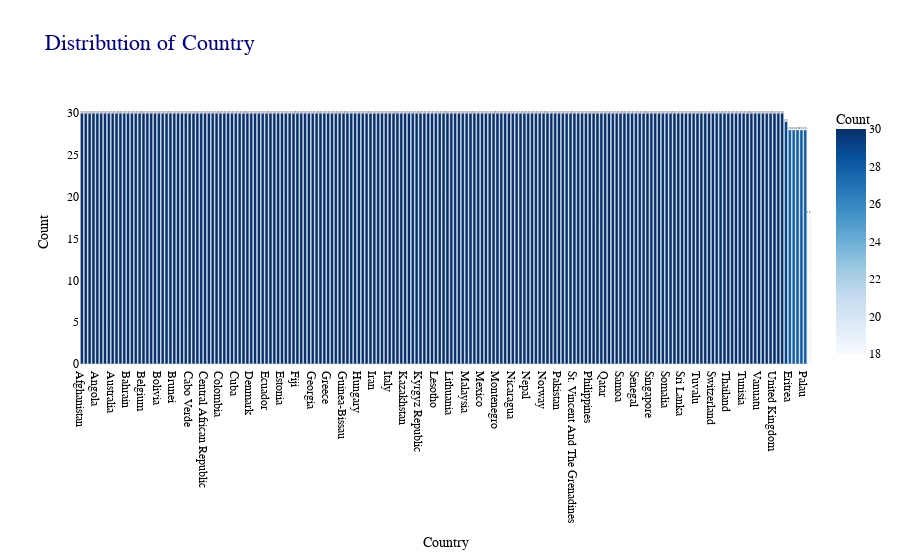
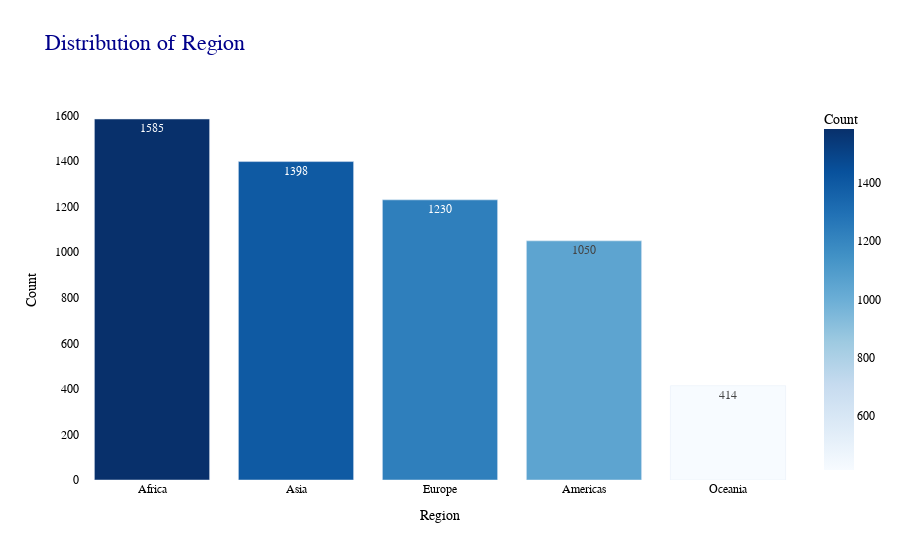
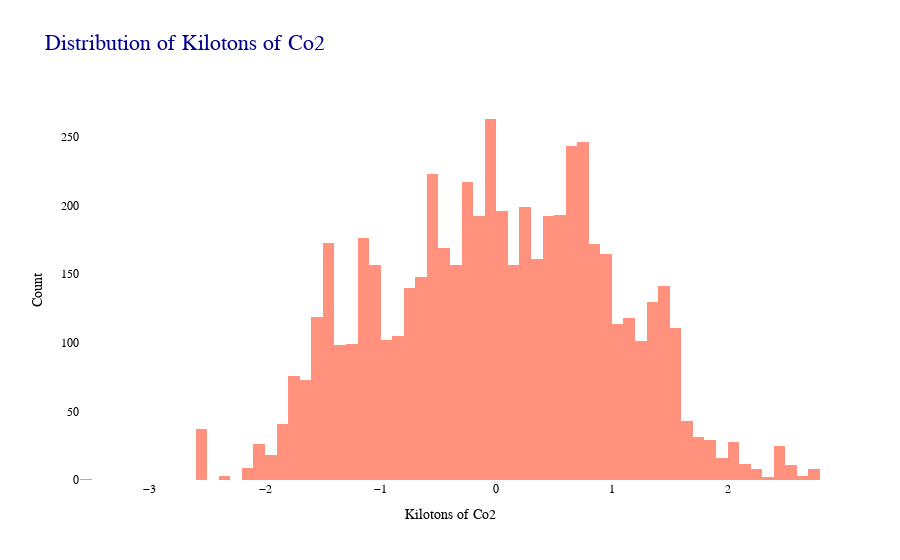
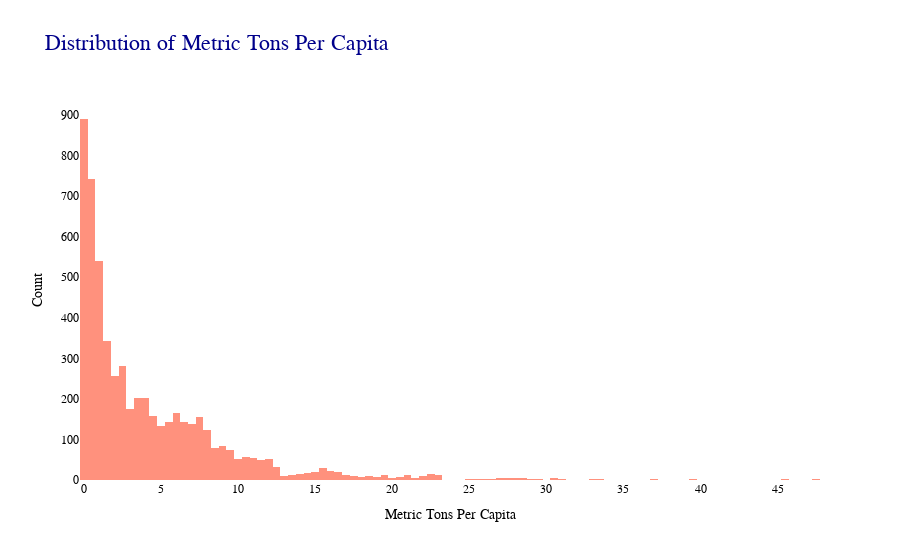

Here is the notebook cell these charts were saved with, in order:
### Markdown cell above
The above countplot shows that each region has equal reresntation in the dataset and that the dataset is balanced

### Code cell
import plotly.express as px
import pandas as pd

# Assuming df is already defined and contains the data

# Define the columns you want to plot
columns = ['Country', 'Region', 'Date', 'Kilotons of Co2', 'Metric Tons Per Capita']

# Iterate through each column and create a bar chart or histogram
for column in columns:
    try:
        if column not in df.columns:
            print(f"Column {column} does not exist in the DataFrame")
            continue

        # Check if the column is suitable for a bar chart (categorical data)
        if df[column].dtype == 'object' or df[column].dtype.name == 'category':
            # Count the occurrences of each unique value
            column_counts = df[column].value_counts().reset_index()
            column_counts.columns = [column, 'count']
            
            # Create a bar chart using plotly.express
            fig = px.bar(
                column_counts,
                x=column,
                y='count',
                title=f'Distribution of {column}',
                labels={column: column, 'count': 'Count'},
                text='count',
                color='count',  # Add color based on 'count'
                color_continuous_scale='Blues'  # Use a color scale for a better look
            )
            
            # Update layout for better readability and aesthetics
            fig.update_layout(
                xaxis_title=column,
                yaxis_title='Count',
                paper_bgcolor='rgba(0,0,0,0)',  # Transparent background
                plot_bgcolor='rgba(0,0,0,0)',  # Transparent plot background
                title_font=dict(size=22, family="Arial", color='darkblue'),
                xaxis={'categoryorder': 'total descending'},
                font=dict(family="Arial", size=12, color='black'),
                bargap=0.2,  # Adjust the space between bars
                showlegend=False  # Hide legend
            )
            
            # Show the figure
            fig.show()

        # For numerical data (histogram)
        elif df[column].dtype in ['int64', 'float64']:
            # Create a histogram for numerical columns
            fig = px.histogram(
                df,
                x=column,
                title=f'Distribution of {column}',
                labels={column: column, 'count': 'Count'},
                color_discrete_sequence=['#FF6347'],  # Change bar color to tomato
                opacity=0.7  # Slight transparency for bars
            )
            
            # Update layout for better readability
            fig.update_layout(
                xaxis_title=column,
                yaxis_title='Count',
                paper_bgcolor='rgba(0,0,0,0)',
                plot_bgcolor='rgba(0,0,0,0)',
                title_font=dict(size=22, family="Arial", color='darkblue'),
                font=dict(family="Arial", size=12, color='black'),
                showlegend=False
            )
            
            # Show the figure
            fig.show()

    except Exception as e:
        print(f"Could not create plot for column {column}: {e}")

### Figure 1 — Plotly figure (JSON) as saved in the notebook; plotly's stock layout.template omitted (floating-point values rounded to 4 significant figures; data arrays with more than 128 entries replaced by an {"elided": "..."} marker saying what was removed)
{"data": [{"alignmentgroup": "True", "hovertemplate": "Country=%{x}<br>Count=%{marker.color}<extra></extra>", "legendgroup": "", "marker": {"color": {"elided": "190 int values"}, "coloraxis": "coloraxis", "pattern": {"shape": ""}}, "name": "", "offsetgroup": "", "orientation": "v", "showlegend": false, "text": {"elided": "190 int values"}, "textposition": "auto", "type": "bar", "x": {"elided": "190 str values"}, "xaxis": "x", "y": {"elided": "190 int values"}, "yaxis": "y"}], "layout": {"bargap": 0.2, "barmode": "relative", "coloraxis": {"colorbar": {"title": {"text": "Count"}}, "colorscale": [[0, "rgb(247,251,255)"], [0.125, "rgb(222,235,247)"], [0.25, "rgb(198,219,239)"], [0.375, "rgb(158,202,225)"], [0.5, "rgb(107,174,214)"], [0.625, "rgb(66,146,198)"], [0.75, "rgb(33,113,181)"], [0.875, "rgb(8,81,156)"], [1, "rgb(8,48,107)"]]}, "font": {"color": "black", "family": "Arial", "size": 12}, "legend": {"tracegroupgap": 0}, "paper_bgcolor": "rgba(0,0,0,0)", "plot_bgcolor": "rgba(0,0,0,0)", "showlegend": false, "title": {"font": {"color": "darkblue", "family": "Arial", "size": 22}, "text": "Distribution of Country"}, "xaxis": {"anchor": "y", "categoryorder": "total descending", "domain": [0, 1], "title": {"text": "Country"}}, "yaxis": {"anchor": "x", "domain": [0, 1], "title": {"text": "Count"}}}}

### Figure 2 — Plotly figure (JSON) as saved in the notebook; plotly's stock layout.template omitted (floating-point values rounded to 4 significant figures)
{"data": [{"alignmentgroup": "True", "hovertemplate": "Region=%{x}<br>Count=%{marker.color}<extra></extra>", "legendgroup": "", "marker": {"color": [1585, 1398, 1230, 1050, 414], "coloraxis": "coloraxis", "pattern": {"shape": ""}}, "name": "", "offsetgroup": "", "orientation": "v", "showlegend": false, "text": [1585, 1398, 1230, 1050, 414], "textposition": "auto", "type": "bar", "x": ["Africa", "Asia", "Europe", "Americas", "Oceania"], "xaxis": "x", "y": [1585, 1398, 1230, 1050, 414], "yaxis": "y"}], "layout": {"bargap": 0.2, "barmode": "relative", "coloraxis": {"colorbar": {"title": {"text": "Count"}}, "colorscale": [[0, "rgb(247,251,255)"], [0.125, "rgb(222,235,247)"], [0.25, "rgb(198,219,239)"], [0.375, "rgb(158,202,225)"], [0.5, "rgb(107,174,214)"], [0.625, "rgb(66,146,198)"], [0.75, "rgb(33,113,181)"], [0.875, "rgb(8,81,156)"], [1, "rgb(8,48,107)"]]}, "font": {"color": "black", "family": "Arial", "size": 12}, "legend": {"tracegroupgap": 0}, "paper_bgcolor": "rgba(0,0,0,0)", "plot_bgcolor": "rgba(0,0,0,0)", "showlegend": false, "title": {"font": {"color": "darkblue", "family": "Arial", "size": 22}, "text": "Distribution of Region"}, "xaxis": {"anchor": "y", "categoryorder": "total descending", "domain": [0, 1], "title": {"text": "Region"}}, "yaxis": {"anchor": "x", "domain": [0, 1], "title": {"text": "Count"}}}}

### Figure 3 — Plotly figure (JSON) as saved in the notebook; plotly's stock layout.template omitted (floating-point values rounded to 4 significant figures; data arrays with more than 128 entries replaced by an {"elided": "..."} marker saying what was removed)
{"data": [{"alignmentgroup": "True", "bingroup": "x", "hovertemplate": "Kilotons of Co2=%{x}<br>count=%{y}<extra></extra>", "legendgroup": "", "marker": {"color": "#FF6347", "opacity": 0.7, "pattern": {"shape": ""}}, "name": "", "offsetgroup": "", "orientation": "v", "showlegend": false, "type": "histogram", "x": {"elided": "5677 float values"}, "xaxis": "x", "yaxis": "y"}], "layout": {"barmode": "relative", "font": {"color": "black", "family": "Arial", "size": 12}, "legend": {"tracegroupgap": 0}, "paper_bgcolor": "rgba(0,0,0,0)", "plot_bgcolor": "rgba(0,0,0,0)", "showlegend": false, "title": {"font": {"color": "darkblue", "family": "Arial", "size": 22}, "text": "Distribution of Kilotons of Co2"}, "xaxis": {"anchor": "y", "domain": [0, 1], "title": {"text": "Kilotons of Co2"}}, "yaxis": {"anchor": "x", "domain": [0, 1], "title": {"text": "Count"}}}}

### Figure 4 — Plotly figure (JSON) as saved in the notebook; plotly's stock layout.template omitted (floating-point values rounded to 4 significant figures; data arrays with more than 128 entries replaced by an {"elided": "..."} marker saying what was removed)
{"data": [{"alignmentgroup": "True", "bingroup": "x", "hovertemplate": "Metric Tons Per Capita=%{x}<br>count=%{y}<extra></extra>", "legendgroup": "", "marker": {"color": "#FF6347", "opacity": 0.7, "pattern": {"shape": ""}}, "name": "", "offsetgroup": "", "orientation": "v", "showlegend": false, "type": "histogram", "x": {"elided": "5677 float values"}, "xaxis": "x", "yaxis": "y"}], "layout": {"barmode": "relative", "font": {"color": "black", "family": "Arial", "size": 12}, "legend": {"tracegroupgap": 0}, "paper_bgcolor": "rgba(0,0,0,0)", "plot_bgcolor": "rgba(0,0,0,0)", "showlegend": false, "title": {"font": {"color": "darkblue", "family": "Arial", "size": 22}, "text": "Distribution of Metric Tons Per Capita"}, "xaxis": {"anchor": "y", "domain": [0, 1], "title": {"text": "Metric Tons Per Capita"}}, "yaxis": {"anchor": "x", "domain": [0, 1], "title": {"text": "Count"}}}}
